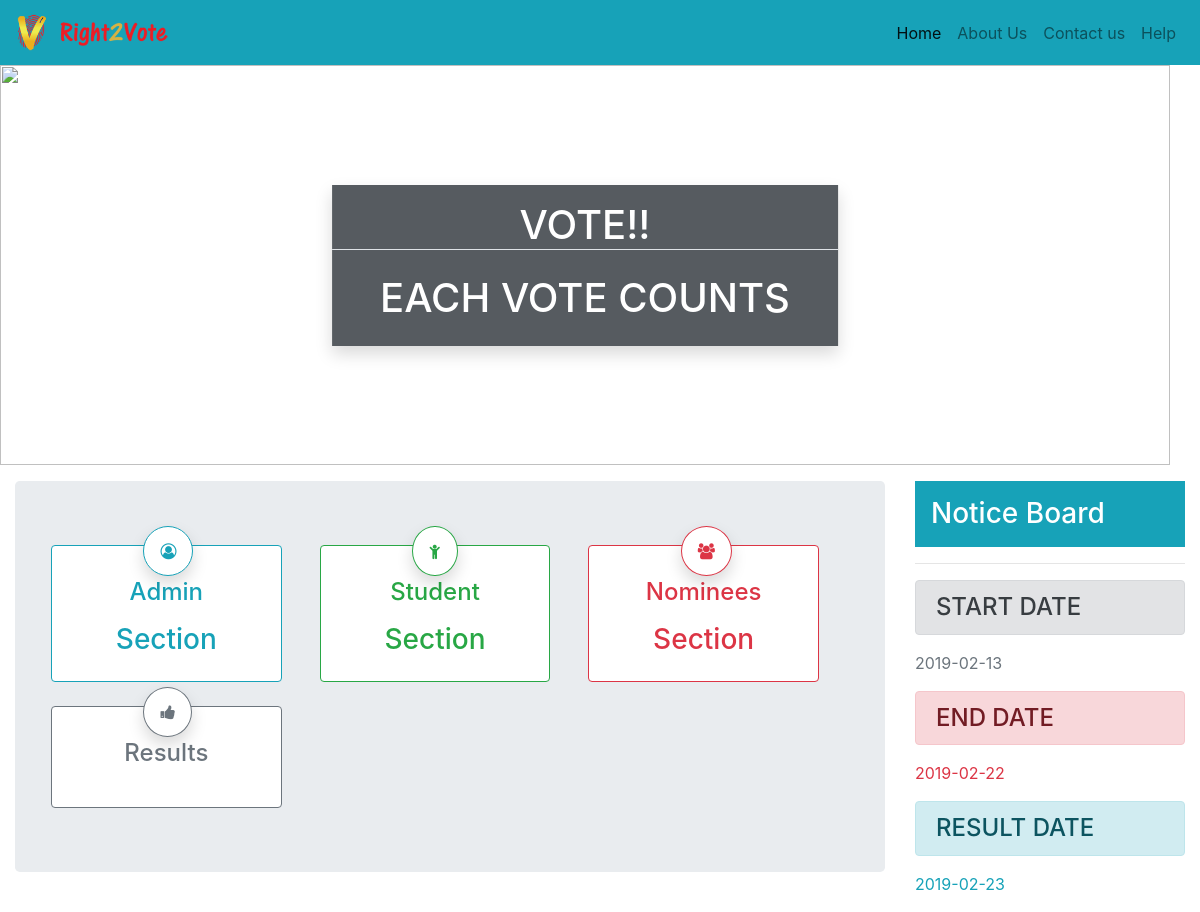
Before: / with the older database file.
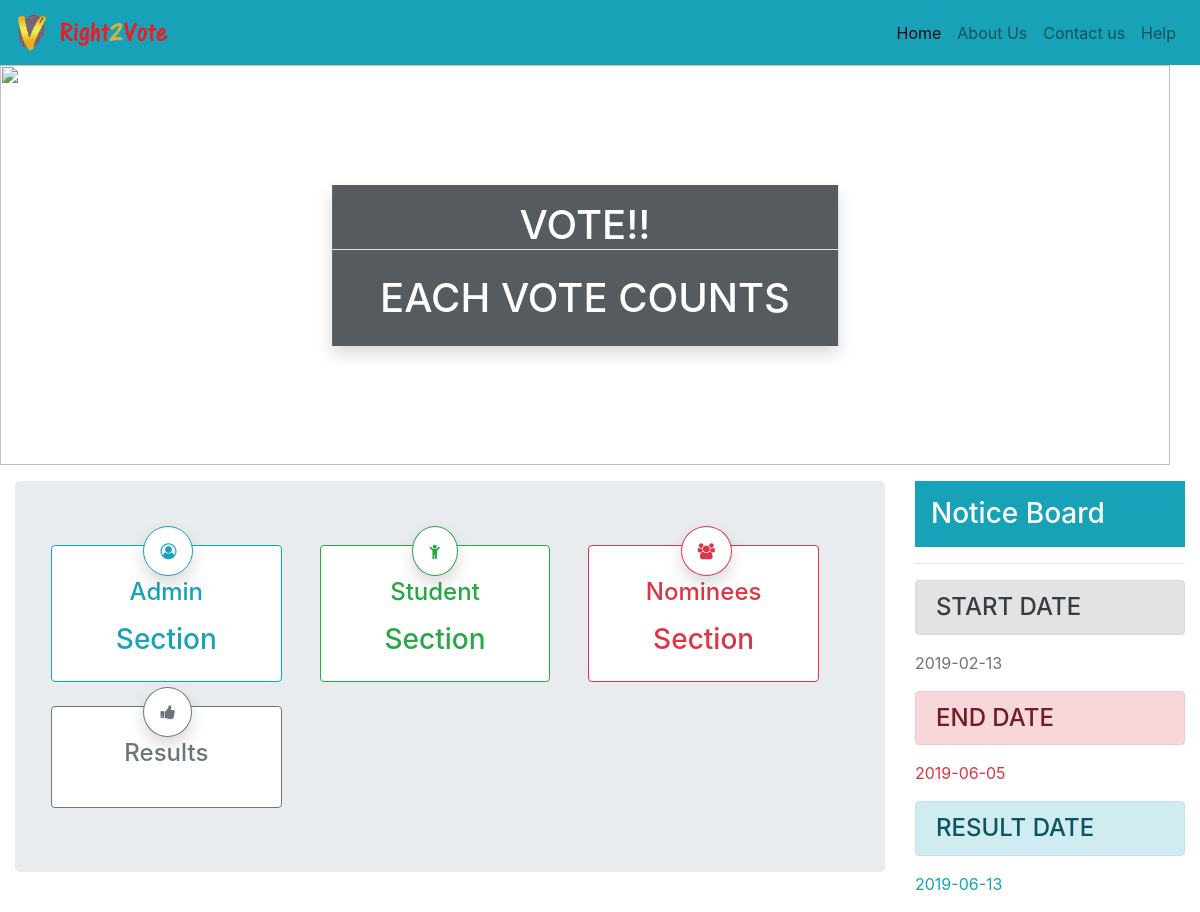
After: the same page with the newer database file.
### tables this page shows
CREATE TABLE `start_vote` (
  `id` int(255) NOT NULL,
  `start` varchar(255) DEFAULT NULL,
  `start_date` date DEFAULT NULL,
  `end_date` date DEFAULT NULL,
  `result_date` date DEFAULT NULL,
  `user_id` varchar(255) DEFAULT NULL,
  `winner` varchar(255) DEFAULT NULL,
  `total_vote` varchar(255) DEFAULT NULL
);

### common/functions.php (called while the page is built, shortened)
<?php
function get_voting_details($conn){
$sql="SELECT * from start_vote";
  $result=mysqli_query($conn,$sql);
  $count=mysqli_fetch_assoc($result);
  return $count;
}
?>

### index.php (the view, shortened to what this page needs)
<?php include_once('common/header.php');
 include_once('database/connection.php');
include_once('common/functions.php');
?>
    <?php $get_details=get_voting_details($conn); ?>
<div class="row col-md-12 position-relative">
	<img src="assets/images/voting-09.jpg" class="img-fluid w-100" style="height: 400px">
<div class="position-absolute banner-content bg-dark-transparent shadow ">
<h1 class="text-white text-center mt-3 border-bottom text-uppercase">Vote!!</h1>
<h1 class="text-white text-center  px-5 py-3 text-uppercase">Each Vote counts</h1>
</div>
</div>
<div class="container-fluid mt-3">
	<div class="row">
	<div class="col-lg-9 col-md-9 col-sm-9 col-12">
<div class="jumbotron">
<div class="row w-100">
        <div class="col-md-4">
            <div class="card border-info mx-sm-1 p-3">
                <div class="card border-info shadow text-info p-3 my-card" ><span class="fa fa-user-circle-o" aria-hidden="true"></span></div>
                <div class="text-info text-center mt-3"><h4>Admin</h4></div>
                <div class="text-info text-center mt-2"><h3><a href="Admin/login.php" class="text-info ">Section</a></h3></div>
            </div>
        </div>
        <div class="col-md-4">
            <div class="card border-success mx-sm-1 p-3">
                <div class="card border-success shadow text-success p-3 my-card"><span class="fa fa-child" aria-hidden="true"></span></div>
                <div class="text-success text-center mt-3"><h4>Student</h4></div>
                <div class="text-success text-center mt-2"><h3><a href="Students/student_login.php" class="text-success ">Section</a></h3></div>
            </div>
        </div>
        <div class="col-md-4">
            <div class="card border-danger mx-sm-1 p-3">
                <div class="card border-danger shadow text-danger p-3 my-card" ><span class="fa fa-users" aria-hidden="true"></span></div>
                <div class="text-danger text-center mt-3"><h4>Nominees</h4></div>
                <div class="text-danger text-center mt-2"><h3><a href="Students/student_login.php?nominee=login" class="text-danger ">Section</a></h3></div>
            </div>
        </div>
          <div class="col-md-4 mt-4">
            <div class="card border-secondary mx-sm-1 p-3">
                <div class="card border-secondary shadow text-secondary p-3 my-card" ><span class="fa fa-thumbs-up" aria-hidden="true"></span></div>
                <div class="text-secondary text-center mt-3"><h4>Results</h4></div>
                <div class="text-secondary text-center mt-2"></div>
            </div>
        </div>
     </div>
</div>
   </div>
<div class="col-lg-3 co-md-9 col-sm-9 col-12">
	<h3 class="bg-info p-3 text-white">Notice Board</h3>
	<hr>
	<marquee direction="up">
                            <h4 class="alert alert-secondary">START DATE</h4>
                            <p class="text-secondary"><?php echo $get_details['start_date']?$get_details['start_date']:'Not updated yet'?></p>
                            <h4 class="alert alert-danger mt-3">END DATE</h4>
                            <p class="text-danger"><?php echo $get_details['end_date']?$get_details['end_date']:'Not updated yet'?></p>
                            <h4 class="alert alert-info mt-3">RESULT DATE</h4>
                            <p class="text-info"><?php echo $get_details['result_date']?$get_details['result_date']:'Not updated yet'?></p>
	</marquee>
</div>
<?php include_once('common/footer.php'); ?>

Changed rows visible on the page:
changed start_vote: end_date "2019-02-22" → "2019-06-05"; result_date "2019-02-23" → "2019-06-13"
